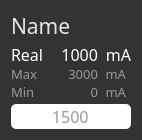
<?xml version="1.0" encoding="UTF-8"?>
<ui version="4.0">
 <class>CommandWidget</class>
 <widget class="QWidget" name="CommandWidget">
  <property name="geometry">
   <rect>
    <x>0</x>
    <y>0</y>
    <width>138</width>
    <height>136</height>
   </rect>
  </property>
  <property name="sizePolicy">
   <sizepolicy hsizetype="MinimumExpanding" vsizetype="Preferred">
    <horstretch>0</horstretch>
    <verstretch>0</verstretch>
   </sizepolicy>
  </property>
  <property name="windowTitle">
   <string>Form</string>
  </property>
  <property name="styleSheet">
   <string notr="true">QWidget {
    background-color: rgb(51, 51, 51);
    color: rgb(153,153,153);
}</string>
  </property>
  <layout class="QGridLayout" name="gridLayout">
   <item row="0" column="0" colspan="3">
    <widget class="QLabel" name="WidgetName">
     <property name="minimumSize">
      <size>
       <width>120</width>
       <height>30</height>
      </size>
     </property>
     <property name="maximumSize">
      <size>
       <width>16777215</width>
       <height>30</height>
      </size>
     </property>
     <property name="font">
      <font>
       <family>Share Tech Mono</family>
       <pointsize>16</pointsize>
      </font>
     </property>
     <property name="styleSheet">
      <string notr="true">color: rgb(230, 230, 230);</string>
     </property>
     <property name="text">
      <string>Name</string>
     </property>
    </widget>
   </item>
   <item row="1" column="0">
    <widget class="QLabel" name="Real">
     <property name="minimumSize">
      <size>
       <width>0</width>
       <height>15</height>
      </size>
     </property>
     <property name="maximumSize">
      <size>
       <width>16777215</width>
       <height>15</height>
      </size>
     </property>
     <property name="font">
      <font>
       <family>Share Tech Mono</family>
       <pointsize>12</pointsize>
       <weight>50</weight>
       <italic>false</italic>
       <bold>false</bold>
      </font>
     </property>
     <property name="styleSheet">
      <string notr="true">color: rgb(255, 255, 255);</string>
     </property>
     <property name="text">
      <string>Real</string>
     </property>
    </widget>
   </item>
   <item row="1" column="1">
    <widget class="QLabel" name="RealValue">
     <property name="minimumSize">
      <size>
       <width>0</width>
       <height>15</height>
      </size>
     </property>
     <property name="maximumSize">
      <size>
       <width>16777215</width>
       <height>15</height>
      </size>
     </property>
     <property name="font">
      <font>
       <family>Share Tech Mono</family>
       <pointsize>12</pointsize>
       <weight>50</weight>
       <italic>false</italic>
       <bold>false</bold>
      </font>
     </property>
     <property name="styleSheet">
      <string notr="true">color: rgb(255, 255, 255);</string>
     </property>
     <property name="text">
      <string>1000</string>
     </property>
     <property name="alignment">
      <set>Qt::AlignRight|Qt::AlignTrailing|Qt::AlignVCenter</set>
     </property>
    </widget>
   </item>
   <item row="1" column="2">
    <widget class="QLabel" name="RealUnits">
     <property name="sizePolicy">
      <sizepolicy hsizetype="Maximum" vsizetype="Preferred">
       <horstretch>0</horstretch>
       <verstretch>0</verstretch>
      </sizepolicy>
     </property>
     <property name="minimumSize">
      <size>
       <width>0</width>
       <height>15</height>
      </size>
     </property>
     <property name="maximumSize">
      <size>
       <width>16777215</width>
       <height>15</height>
      </size>
     </property>
     <property name="font">
      <font>
       <family>Share Tech Mono</family>
       <pointsize>12</pointsize>
       <weight>50</weight>
       <italic>false</italic>
       <bold>false</bold>
      </font>
     </property>
     <property name="styleSheet">
      <string notr="true">color: rgb(255, 255, 255);</string>
     </property>
     <property name="text">
      <string>mA</string>
     </property>
     <property name="alignment">
      <set>Qt::AlignRight|Qt::AlignTrailing|Qt::AlignVCenter</set>
     </property>
    </widget>
   </item>
   <item row="2" column="0">
    <widget class="QLabel" name="Max">
     <property name="minimumSize">
      <size>
       <width>0</width>
       <height>12</height>
      </size>
     </property>
     <property name="maximumSize">
      <size>
       <width>16777215</width>
       <height>12</height>
      </size>
     </property>
     <property name="font">
      <font>
       <family>Share Tech Mono</family>
       <pointsize>10</pointsize>
      </font>
     </property>
     <property name="styleSheet">
      <string notr="true">color: rgb(153, 153, 153);</string>
     </property>
     <property name="text">
      <string>Max</string>
     </property>
    </widget>
   </item>
   <item row="2" column="1">
    <widget class="QLabel" name="MaxValue">
     <property name="minimumSize">
      <size>
       <width>0</width>
       <height>12</height>
      </size>
     </property>
     <property name="maximumSize">
      <size>
       <width>16777215</width>
       <height>12</height>
      </size>
     </property>
     <property name="font">
      <font>
       <family>Share Tech Mono</family>
       <pointsize>10</pointsize>
      </font>
     </property>
     <property name="styleSheet">
      <string notr="true">color: rgb(153, 153, 153);</string>
     </property>
     <property name="text">
      <string>3000</string>
     </property>
     <property name="alignment">
      <set>Qt::AlignRight|Qt::AlignTrailing|Qt::AlignVCenter</set>
     </property>
    </widget>
   </item>
   <item row="2" column="2">
    <widget class="QLabel" name="MaxUnits">
     <property name="sizePolicy">
      <sizepolicy hsizetype="Maximum" vsizetype="Preferred">
       <horstretch>0</horstretch>
       <verstretch>0</verstretch>
      </sizepolicy>
     </property>
     <property name="minimumSize">
      <size>
       <width>0</width>
       <height>12</height>
      </size>
     </property>
     <property name="maximumSize">
      <size>
       <width>16777215</width>
       <height>12</height>
      </size>
     </property>
     <property name="font">
      <font>
       <family>Share Tech Mono</family>
       <pointsize>10</pointsize>
      </font>
     </property>
     <property name="styleSheet">
      <string notr="true">color: rgb(153, 153, 153);</string>
     </property>
     <property name="text">
      <string>mA</string>
     </property>
     <property name="alignment">
      <set>Qt::AlignRight|Qt::AlignTrailing|Qt::AlignVCenter</set>
     </property>
    </widget>
   </item>
   <item row="3" column="0">
    <widget class="QLabel" name="Min">
     <property name="minimumSize">
      <size>
       <width>0</width>
       <height>12</height>
      </size>
     </property>
     <property name="maximumSize">
      <size>
       <width>16777215</width>
       <height>12</height>
      </size>
     </property>
     <property name="font">
      <font>
       <family>Share Tech Mono</family>
       <pointsize>10</pointsize>
      </font>
     </property>
     <property name="styleSheet">
      <string notr="true">color: rgb(153, 153, 153);</string>
     </property>
     <property name="text">
      <string>Min</string>
     </property>
    </widget>
   </item>
   <item row="3" column="1">
    <widget class="QLabel" name="MinValue">
     <property name="minimumSize">
      <size>
       <width>0</width>
       <height>12</height>
      </size>
     </property>
     <property name="maximumSize">
      <size>
       <width>16777215</width>
       <height>12</height>
      </size>
     </property>
     <property name="font">
      <font>
       <family>Share Tech Mono</family>
       <pointsize>10</pointsize>
      </font>
     </property>
     <property name="styleSheet">
      <string notr="true">color: rgb(153, 153, 153);</string>
     </property>
     <property name="text">
      <string>0</string>
     </property>
     <property name="alignment">
      <set>Qt::AlignRight|Qt::AlignTrailing|Qt::AlignVCenter</set>
     </property>
    </widget>
   </item>
   <item row="3" column="2">
    <widget class="QLabel" name="MinUnits">
     <property name="sizePolicy">
      <sizepolicy hsizetype="Maximum" vsizetype="Preferred">
       <horstretch>0</horstretch>
       <verstretch>0</verstretch>
      </sizepolicy>
     </property>
     <property name="minimumSize">
      <size>
       <width>0</width>
       <height>12</height>
      </size>
     </property>
     <property name="maximumSize">
      <size>
       <width>16777215</width>
       <height>12</height>
      </size>
     </property>
     <property name="font">
      <font>
       <family>Share Tech Mono</family>
       <pointsize>10</pointsize>
      </font>
     </property>
     <property name="styleSheet">
      <string notr="true">color: rgb(153, 153, 153);</string>
     </property>
     <property name="text">
      <string>mA</string>
     </property>
     <property name="alignment">
      <set>Qt::AlignRight|Qt::AlignTrailing|Qt::AlignVCenter</set>
     </property>
    </widget>
   </item>
   <item row="4" column="0" colspan="3">
    <widget class="QLineEdit" name="Value">
     <property name="sizePolicy">
      <sizepolicy hsizetype="MinimumExpanding" vsizetype="Fixed">
       <horstretch>0</horstretch>
       <verstretch>0</verstretch>
      </sizepolicy>
     </property>
     <property name="minimumSize">
      <size>
       <width>120</width>
       <height>25</height>
      </size>
     </property>
     <property name="maximumSize">
      <size>
       <width>150</width>
       <height>25</height>
      </size>
     </property>
     <property name="font">
      <font>
       <family>Share Tech Mono</family>
       <pointsize>12</pointsize>
       <weight>50</weight>
       <italic>false</italic>
       <bold>false</bold>
      </font>
     </property>
     <property name="styleSheet">
      <string notr="true">background-color: rgb(255, 255, 255);
border-radius: 5px;</string>
     </property>
     <property name="text">
      <string>1500</string>
     </property>
     <property name="maxLength">
      <number>6</number>
     </property>
     <property name="alignment">
      <set>Qt::AlignCenter</set>
     </property>
    </widget>
   </item>
  </layout>
 </widget>
 <resources/>
 <connections/>
</ui>
